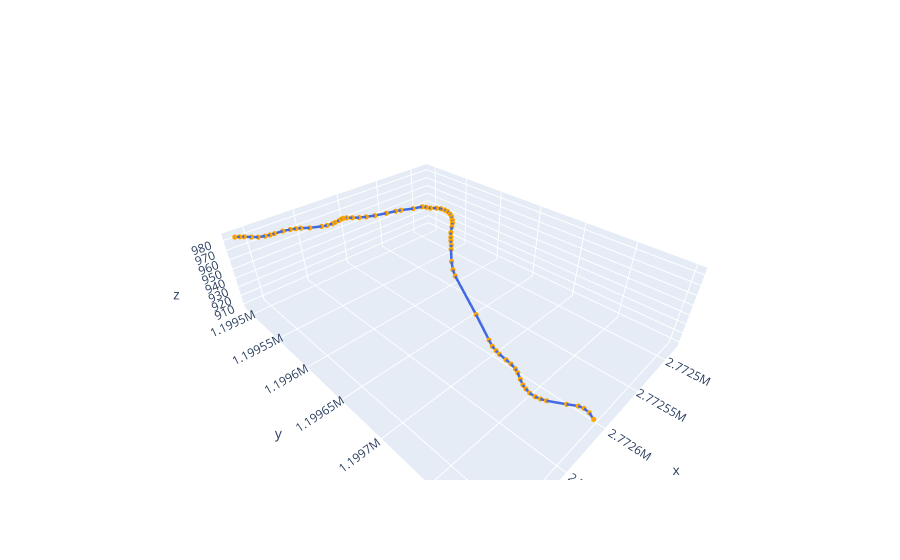

The notebook cell saved with this chart:
### Code cell
import plotly.graph_objects as go

geometrie = one_path.geometry.iloc[0]

x_coords = [p[0] for p in geometrie.coords]
y_coords = [p[1] for p in geometrie.coords]
z_coords = [p[2] for p in geometrie.coords]

fig = go.Figure(data=[go.Scatter3d(
    x=x_coords,
    y=y_coords,
    z=z_coords,
    mode='lines+markers',
    line=dict(color='royalblue', width=5),
    marker=dict(size=3, color='orange')
)])

# Afficher le plan 3D interactif
fig.show()
